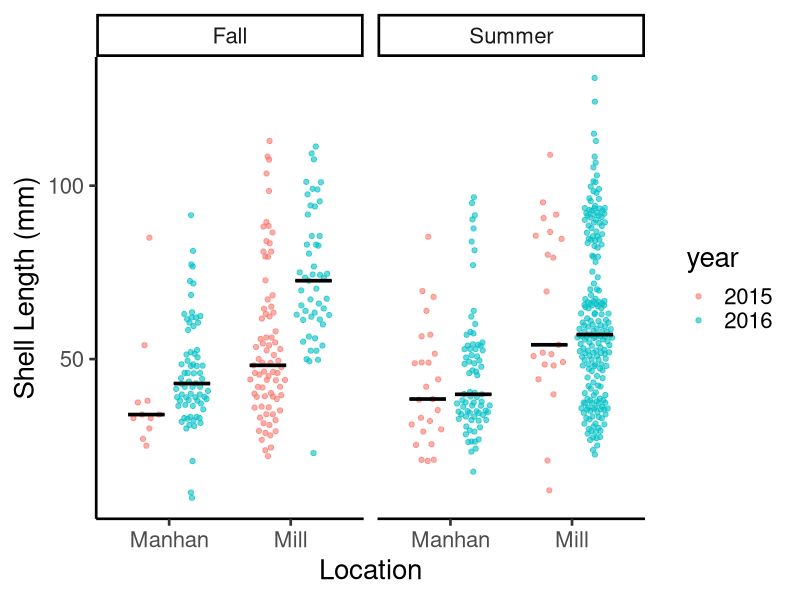

Write R code to recreate this figure.
# load the necessary packages
library(ggplot2)    # for graphing
library(dplyr, warn.conflicts = FALSE)      # for data wrangling
library(ggbeeswarm) # for jittering the data

# import the data
mussels <- read.csv("data/mussels.csv")

# filter to keep 2015 & 2016
mussels <- filter(mussels, year<2017)

# make year a factor
mussels$year <- as.factor(mussels$year)

# simple graph with jittered points
ggplot(                          # ggplot function makes the plot
  data=mussels,                  # give the name of the data to use here
  aes(x=location, y=length,      # aes = aesthetics, define x and y variables here
      color=year, fill=year)) +  # add year as the color and fill
  geom_quasirandom(              # jitters the points to show the distribution
    shape=21,                    # sets the shape of the points
    size=1.5,                    # changes the point size 
    alpha=0.6,                   # makes the points 75% transparent 
    dodge.width = 0.75) +        # shifts the jittered points by year within location
  stat_summary(                  # adds a statistical summary of the data
    fun = median,                # fun, fun.min, fun.max used to add the median
    fun.min = median, 
    fun.max = median, 
    geom = "crossbar",           # sets the shape of the median to a crossbar
    width = 0.6,                 # width of the median
    size = 0.5,                  # size (thickness) of the median
    color = "black",             # color of the median
    position=position_dodge(width=0.75), #match dodge.width from above
    show.legend = FALSE) +       # removes legend for just medians    
  ylab("Shell Length (mm)") +    # adds a custom label for the y-axis
  xlab("Location") +             # adds a custom label for the x-axis
  theme_classic(base_size=20) +  # uses theme to format (removes gray background)
  facet_wrap(vars(season))